Frame 1 (no input): blank canvas, image omitted
Frame 60 (the mouse pressed at the canvas centre just before this capture): blank canvas, image omitted
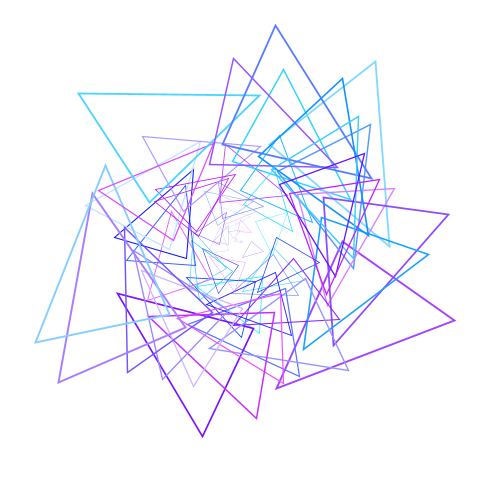
Frame 120 (the mouse held since frame 60 and released just before this capture)

The Processing sketch whose frames 1 and 60 were blank and that drew this single picture after the mouse press (run headless with seeded random() and noise(); from frame 60 on, the mouse is pressed at the canvas centre):

// Processing sketch: processing_146423
// ── processing_146423.pde

void setup()
{
size (480,480);
background (255);
stroke (255,40);
frameRate (50);
noFill ();
}

void draw()
{
 
  if (mousePressed) {
   translate(mouseX,mouseY);
   rotate(frameCount/5.0);
   
   stroke (random(255), random(255), 255);
   scale (random(2));
   triangle(-10,80, 50,20, 90,80);
} 
}
void keyReleased()
{
if (key=='n' || key=='N') {
background(0);
} else if (key=='b' || key=='B') {
background(255);
}
}
